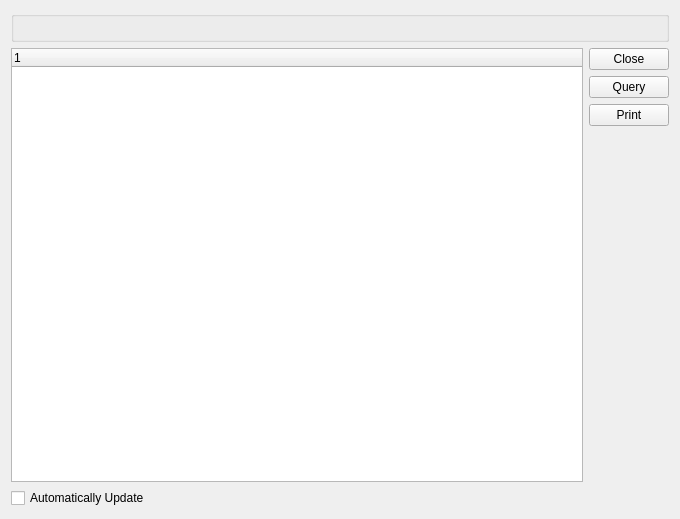
<ui version="4.0" >
 <class>DisplayItemLocations</class>
 <widget class="QWidget" name="DisplayItemLocations" >
  <property name="geometry" >
   <rect>
    <x>0</x>
    <y>0</y>
    <width>680</width>
    <height>519</height>
   </rect>
  </property>
  <property name="windowTitle" >
   <string>Display Item Locations</string>
  </property>
  <layout class="QVBoxLayout" >
   <item>
    <widget class="WarehouseGroup" name="_group" />
   </item>
   <item>
    <layout class="QHBoxLayout" >
     <item>
      <widget class="XTreeWidget" name="_list" />
     </item>
     <item>
      <layout class="QVBoxLayout" >
       <item>
        <widget class="QPushButton" name="_close" >
         <property name="text" >
          <string>Close</string>
         </property>
        </widget>
       </item>
       <item>
        <widget class="QPushButton" name="_query" >
         <property name="text" >
          <string>Query</string>
         </property>
        </widget>
       </item>
       <item>
        <widget class="QPushButton" name="_print" >
         <property name="text" >
          <string>Print</string>
         </property>
        </widget>
       </item>
       <item>
        <spacer>
         <property name="orientation" >
          <enum>Qt::Vertical</enum>
         </property>
         <property name="sizeHint" >
          <size>
           <width>20</width>
           <height>40</height>
          </size>
         </property>
        </spacer>
       </item>
      </layout>
     </item>
    </layout>
   </item>
   <item>
    <widget class="XCheckBox" name="_update" >
     <property name="text" >
      <string>Automatically Update</string>
     </property>
    </widget>
   </item>
  </layout>
 </widget>
 <customwidgets>
  <customwidget>
   <class>WarehouseGroup</class>
   <extends>QGroupBox</extends>
   <header>warehousegroup.h</header>
  </customwidget>
  <customwidget>
   <class>XCheckBox</class>
   <extends>QCheckBox</extends>
   <header>xcheckbox.h</header>
  </customwidget>
  <customwidget>
   <class>XTreeWidget</class>
   <extends>QTreeWidget</extends>
   <header>xtreewidget.h</header>
  </customwidget>
 </customwidgets>
 <resources/>
 <connections/>
</ui>
